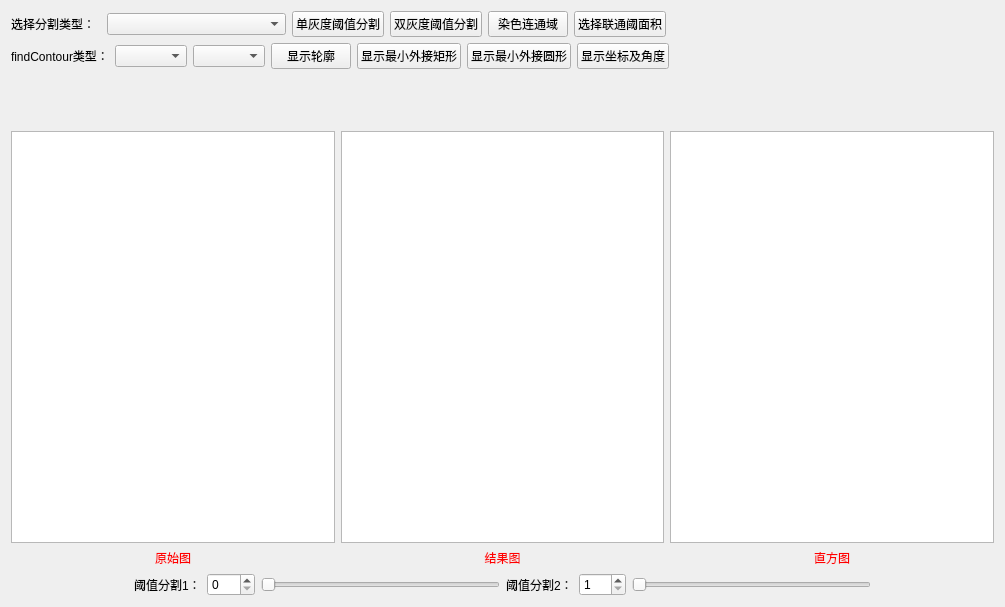
<?xml version="1.0" encoding="UTF-8"?>
<ui version="4.0">
 <class>ThresholdDlg</class>
 <widget class="QWidget" name="ThresholdDlg">
  <property name="geometry">
   <rect>
    <x>0</x>
    <y>0</y>
    <width>1005</width>
    <height>607</height>
   </rect>
  </property>
  <property name="minimumSize">
   <size>
    <width>1005</width>
    <height>435</height>
   </size>
  </property>
  <property name="windowTitle">
   <string>直方图分割器</string>
  </property>
  <layout class="QGridLayout" name="gridLayout" rowstretch="0,0,1,10,0">
   <item row="0" column="0">
    <layout class="QHBoxLayout" name="horizontalLayout_9">
     <item>
      <layout class="QHBoxLayout" name="horizontalLayout_7" stretch="1,2">
       <item>
        <widget class="QLabel" name="label">
         <property name="text">
          <string>选择分割类型：</string>
         </property>
        </widget>
       </item>
       <item>
        <widget class="QComboBox" name="comboBox">
         <property name="minimumSize">
          <size>
           <width>160</width>
           <height>0</height>
          </size>
         </property>
        </widget>
       </item>
      </layout>
     </item>
     <item>
      <widget class="QPushButton" name="btnThreh">
       <property name="text">
        <string>单灰度阈值分割</string>
       </property>
      </widget>
     </item>
     <item>
      <widget class="QPushButton" name="btn_doubleThresh">
       <property name="text">
        <string>双灰度阈值分割</string>
       </property>
      </widget>
     </item>
     <item>
      <widget class="QPushButton" name="btnColour">
       <property name="text">
        <string>染色连通域</string>
       </property>
      </widget>
     </item>
     <item>
      <widget class="QPushButton" name="bnt_area">
       <property name="text">
        <string>选择联通阈面积</string>
       </property>
      </widget>
     </item>
     <item>
      <spacer name="horizontalSpacer_3">
       <property name="orientation">
        <enum>Qt::Horizontal</enum>
       </property>
       <property name="sizeHint" stdset="0">
        <size>
         <width>328</width>
         <height>20</height>
        </size>
       </property>
      </spacer>
     </item>
    </layout>
   </item>
   <item row="1" column="0">
    <layout class="QHBoxLayout" name="horizontalLayout_10">
     <item>
      <layout class="QHBoxLayout" name="horizontalLayout_8" stretch="1,2,2">
       <item>
        <widget class="QLabel" name="label_2">
         <property name="text">
          <string>findContour类型：</string>
         </property>
        </widget>
       </item>
       <item>
        <widget class="QComboBox" name="comboBox_2"/>
       </item>
       <item>
        <widget class="QComboBox" name="comboBox_3"/>
       </item>
      </layout>
     </item>
     <item>
      <widget class="QPushButton" name="bnt_contour">
       <property name="text">
        <string>显示轮廓</string>
       </property>
      </widget>
     </item>
     <item>
      <widget class="QPushButton" name="bnt_rect">
       <property name="text">
        <string>显示最小外接矩形</string>
       </property>
      </widget>
     </item>
     <item>
      <widget class="QPushButton" name="bnt_circle">
       <property name="text">
        <string>显示最小外接圆形</string>
       </property>
      </widget>
     </item>
     <item>
      <widget class="QPushButton" name="bnt_coord">
       <property name="text">
        <string>显示坐标及角度</string>
       </property>
      </widget>
     </item>
     <item>
      <spacer name="horizontalSpacer_4">
       <property name="orientation">
        <enum>Qt::Horizontal</enum>
       </property>
       <property name="sizeHint" stdset="0">
        <size>
         <width>328</width>
         <height>20</height>
        </size>
       </property>
      </spacer>
     </item>
    </layout>
   </item>
   <item row="2" column="0">
    <layout class="QHBoxLayout" name="horizontalLayout" stretch="1,1,1">
     <item>
      <widget class="QLabel" name="lb_InToImg">
       <property name="enabled">
        <bool>true</bool>
       </property>
       <property name="sizePolicy">
        <sizepolicy hsizetype="Expanding" vsizetype="Expanding">
         <horstretch>0</horstretch>
         <verstretch>0</verstretch>
        </sizepolicy>
       </property>
       <property name="minimumSize">
        <size>
         <width>50</width>
         <height>50</height>
        </size>
       </property>
       <property name="text">
        <string/>
       </property>
       <property name="alignment">
        <set>Qt::AlignCenter</set>
       </property>
      </widget>
     </item>
     <item>
      <widget class="QLabel" name="lb_OutToImg">
       <property name="sizePolicy">
        <sizepolicy hsizetype="Expanding" vsizetype="Expanding">
         <horstretch>50</horstretch>
         <verstretch>50</verstretch>
        </sizepolicy>
       </property>
       <property name="minimumSize">
        <size>
         <width>50</width>
         <height>50</height>
        </size>
       </property>
       <property name="text">
        <string/>
       </property>
       <property name="alignment">
        <set>Qt::AlignCenter</set>
       </property>
      </widget>
     </item>
     <item>
      <widget class="QLabel" name="lb_HistogramImg">
       <property name="sizePolicy">
        <sizepolicy hsizetype="Expanding" vsizetype="Expanding">
         <horstretch>0</horstretch>
         <verstretch>0</verstretch>
        </sizepolicy>
       </property>
       <property name="minimumSize">
        <size>
         <width>50</width>
         <height>50</height>
        </size>
       </property>
       <property name="text">
        <string/>
       </property>
       <property name="alignment">
        <set>Qt::AlignCenter</set>
       </property>
      </widget>
     </item>
    </layout>
   </item>
   <item row="3" column="0">
    <layout class="QVBoxLayout" name="verticalLayout">
     <item>
      <layout class="QHBoxLayout" name="horizontalLayout_11">
       <item>
        <widget class="QGraphicsView" name="graphicsView"/>
       </item>
       <item>
        <widget class="QGraphicsView" name="graphicsView_2"/>
       </item>
       <item>
        <widget class="QGraphicsView" name="graphicsView_3"/>
       </item>
      </layout>
     </item>
     <item>
      <layout class="QHBoxLayout" name="horizontalLayout_6">
       <item>
        <widget class="QLabel" name="lb_InToImg_2">
         <property name="styleSheet">
          <string notr="true">color: rgb(255, 0, 0);</string>
         </property>
         <property name="text">
          <string>原始图</string>
         </property>
         <property name="alignment">
          <set>Qt::AlignCenter</set>
         </property>
        </widget>
       </item>
       <item>
        <widget class="QLabel" name="lb_OutToImg_2">
         <property name="styleSheet">
          <string notr="true">color: rgb(255, 0, 0);</string>
         </property>
         <property name="text">
          <string>结果图</string>
         </property>
         <property name="alignment">
          <set>Qt::AlignCenter</set>
         </property>
        </widget>
       </item>
       <item>
        <widget class="QLabel" name="lb_HistogramImg_2">
         <property name="styleSheet">
          <string notr="true">color: rgb(255, 0, 0);</string>
         </property>
         <property name="text">
          <string>直方图</string>
         </property>
         <property name="alignment">
          <set>Qt::AlignCenter</set>
         </property>
        </widget>
       </item>
      </layout>
     </item>
    </layout>
   </item>
   <item row="4" column="0">
    <layout class="QHBoxLayout" name="horizontalLayout_5" stretch="1,6,1">
     <item>
      <spacer name="horizontalSpacer">
       <property name="orientation">
        <enum>Qt::Horizontal</enum>
       </property>
       <property name="sizeHint" stdset="0">
        <size>
         <width>40</width>
         <height>20</height>
        </size>
       </property>
      </spacer>
     </item>
     <item>
      <layout class="QHBoxLayout" name="horizontalLayout_4">
       <item>
        <layout class="QHBoxLayout" name="horizontalLayout_2" stretch="1,1,5">
         <item>
          <widget class="QLabel" name="label_msg1">
           <property name="text">
            <string>阈值分割1：</string>
           </property>
          </widget>
         </item>
         <item>
          <widget class="QSpinBox" name="spinBox_1">
           <property name="minimum">
            <number>0</number>
           </property>
           <property name="maximum">
            <number>255</number>
           </property>
          </widget>
         </item>
         <item>
          <widget class="QSlider" name="horizontalSlider_1">
           <property name="maximum">
            <number>255</number>
           </property>
           <property name="orientation">
            <enum>Qt::Horizontal</enum>
           </property>
          </widget>
         </item>
        </layout>
       </item>
       <item>
        <layout class="QHBoxLayout" name="horizontalLayout_3" stretch="1,1,8">
         <item>
          <widget class="QLabel" name="label_meg2">
           <property name="text">
            <string>阈值分割2：</string>
           </property>
          </widget>
         </item>
         <item>
          <widget class="QSpinBox" name="spinBox_2">
           <property name="minimum">
            <number>1</number>
           </property>
           <property name="maximum">
            <number>255</number>
           </property>
          </widget>
         </item>
         <item>
          <widget class="QSlider" name="horizontalSlider_2">
           <property name="maximum">
            <number>255</number>
           </property>
           <property name="pageStep">
            <number>1</number>
           </property>
           <property name="orientation">
            <enum>Qt::Horizontal</enum>
           </property>
          </widget>
         </item>
        </layout>
       </item>
      </layout>
     </item>
     <item>
      <spacer name="horizontalSpacer_2">
       <property name="orientation">
        <enum>Qt::Horizontal</enum>
       </property>
       <property name="sizeHint" stdset="0">
        <size>
         <width>40</width>
         <height>20</height>
        </size>
       </property>
      </spacer>
     </item>
    </layout>
   </item>
  </layout>
 </widget>
 <resources/>
 <connections/>
</ui>
